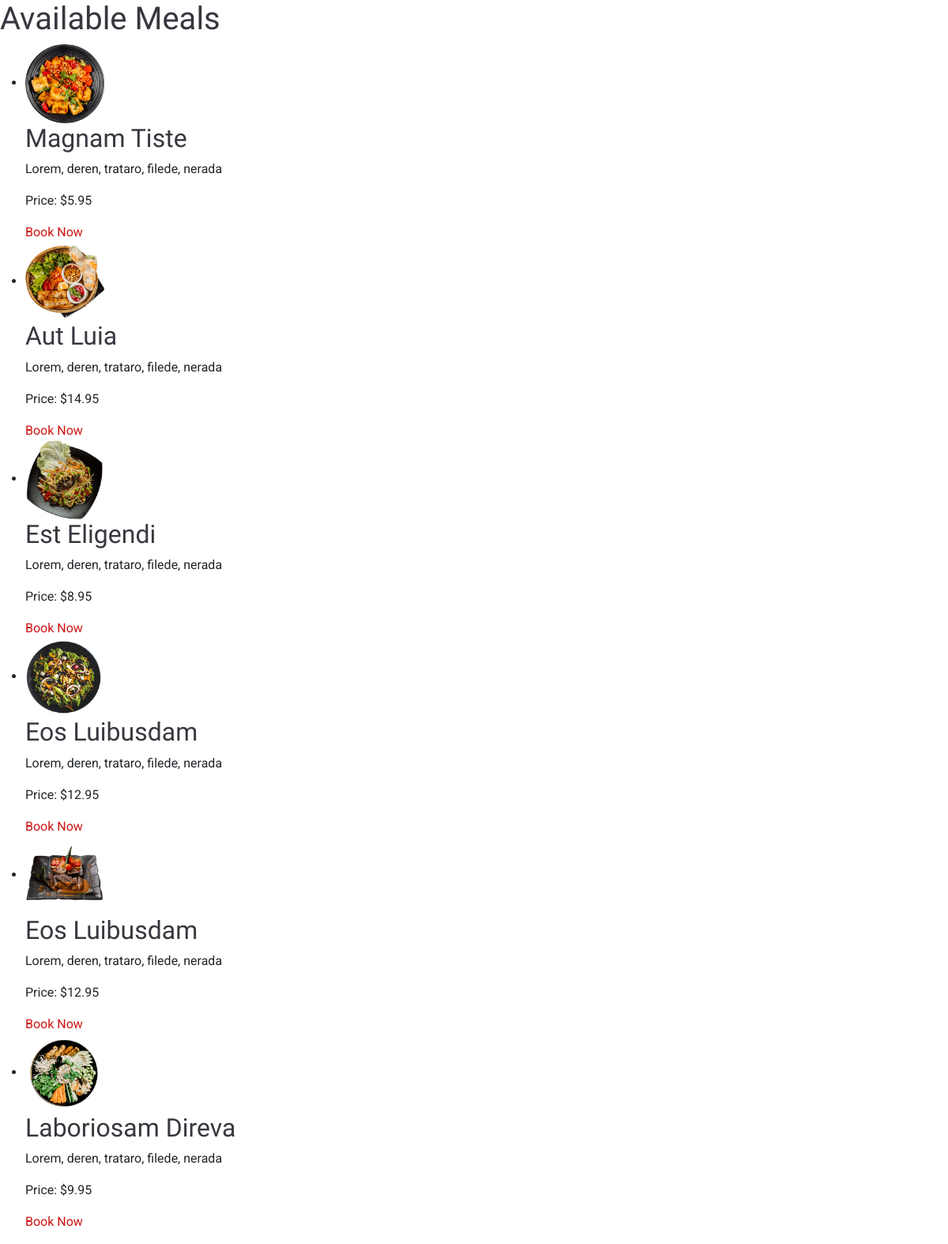
The app's page /reservation/ (signed in) with its own data.
### reservation/models.py (models this page shows, shortened)
class Meal(models.Model):
    name = models.CharField(max_length=255)
    description = models.TextField()
    price = models.DecimalField(max_digits=10, decimal_places=2)
    image = models.ImageField(upload_to='meals/')

### reservation/views.py (the view)
# urls.py: path('', views.meal_list, name='meal_list'),
@login_required
def meal_list(request):
    meals = Meal.objects.all()
    return render(request, 'meals/meal_list.html', {'meals': meals})

### templates/meals/meal_list.html (shortened to what this page needs)
{% load static %}
<!DOCTYPE html>
<html>
<head>
  <link href="{% static 'assets/vendor/bootstrap/css/bootstrap.min.css' %}" rel="stylesheet">
  <link href="{% static 'assets/vendor/bootstrap-icons/bootstrap-icons.css' %}" rel="stylesheet">
  <link href="{% static 'assets/vendor/aos/aos.css' %}" rel="stylesheet">
  <link href="{% static 'assets/vendor/glightbox/css/glightbox.min.css' %}" rel="stylesheet">
  <link href="{% static 'assets/vendor/swiper/swiper-bundle.min.css' %}" rel="stylesheet">
  <link href="{% static 'assets/css/main.css' %}" rel="stylesheet">
</head>
<body>
    <h1>Available Meals</h1>
    <ul>
        {% for meal in meals %}
        <li>
            <img src="{{ meal.image.url }}" alt="{{ meal.name }}" width="100">
            <h2>{{ meal.name }}</h2>
            <p>{{ meal.description }}</p>
            <p>Price: ${{ meal.price }}</p>
            <a href="{% url 'reservation:book_meal' meal.id %}">Book Now</a>
        </li>
        {% endfor %}
    </ul>
</body>
</html>

### static/assets/css/main.css (style rules this page uses)
:root { --default-font: "Roboto", system-ui, -apple-system, "Segoe UI", Roboto, "Helvetica Neue", Arial, "Noto Sans", "Liberation Sans", sans-serif, "Apple Color Emoji", "Segoe UI Emoji", "Segoe UI Symbol", "Noto Color Emoji"; --heading-font: "Amatic SC", sans-serif; --nav-font: "Inter", sans-serif; }
:root { --background-color: #ffffff; --default-color: #212529; --heading-color: #37373f; --accent-color: #ce1212; --surface-color: #ffffff; --contrast-color: #ffffff; }
:root { --nav-color: #7f7f90; --nav-hover-color: #ce1212; --nav-mobile-background-color: #ffffff; --nav-dropdown-background-color: #ffffff; --nav-dropdown-color: #7f7f90; --nav-dropdown-hover-color: #ce1212; }
:root { scroll-behavior: smooth; }
body { color: var(--default-color); background-color: var(--background-color); font-family: var(--default-font); }
a { color: var(--accent-color); text-decoration: none; transition: 0.3s; }
h1, h2, h3, h4, h5, h6 { color: var(--heading-color); font-family: var(--heading-font); }

### records on screen
Meal: image (picture), name "Magnam Tiste", description "Lorem, deren, trataro, filede, nerada", price "5.95"
Meal: image (picture), name "Aut Luia", description "Lorem, deren, trataro, filede, nerada", price "14.95"
Meal: image (picture), name "Est Eligendi", description "Lorem, deren, trataro, filede, nerada", price "8.95"
Meal: image (picture), name "Eos Luibusdam", description "Lorem, deren, trataro, filede, nerada", price "12.95"
Meal: image (picture), name "Eos Luibusdam", description "Lorem, deren, trataro, filede, nerada", price "12.95"
Meal: image (picture), name "Laboriosam Direva", description "Lorem, deren, trataro, filede, nerada", price "9.95"
